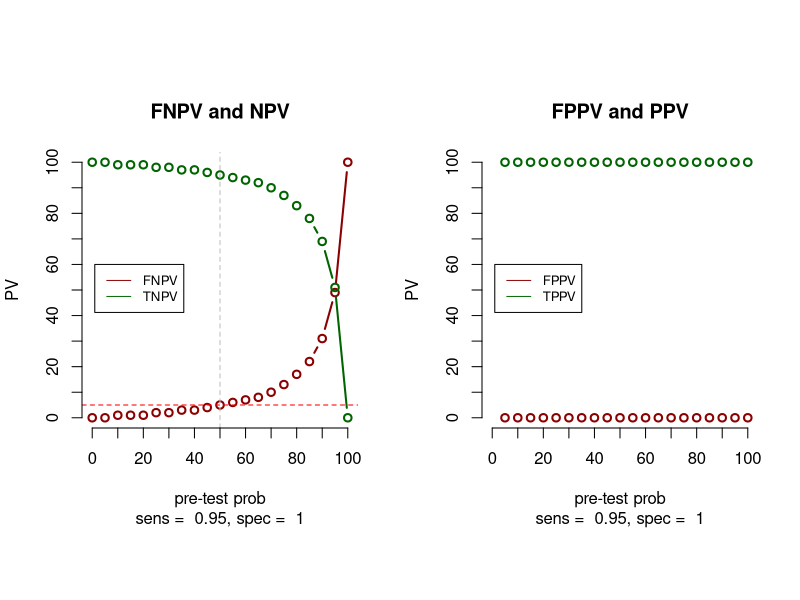

Write R code to recreate this figure.
# R code to construct, FN,TN,FP,TP curves
# FN threshold is added (red doshed line)
# pretest probability of 50% is addedd (grey line)

sens = 0.95
spec = 1

prev <- c(0, 0.05, 0.1, 0.15, 0.2, 0.25, 0.3, 0.35, 
          0.4, 0.45, 0.5, 0.55, 0.6, 0.65, 0.7, 0.75,
          0.8,0.85, 0.90, 0.95, 1)
x <- prev
length(x)

# pretest-probability = prevalence = prev
# sick
sick <- prev*100
length(sick)

# notsick
notsick = 100 - sick
length(notsick)

# TP = true positives
TP <- sick * sens  
length(TP)

# TN = true negatives
TN = spec * notsick  
length(TN)

# FN = false negatives = sick - TP
FN = sick -TP

# FP
FP= notsick - TN

#### summary all variables in een data frame
# check sick = sumsick
# check notsick = sumnotsicktest
sumsicktest = TP+FN
sumnotsicktest = TN+FP
ds <- data.frame(sick,notsick,FN,TP, sumsicktest, FP,TN, sumnotsicktest)
ds
# end summary all variables, 


# FNPV = FN/(FN +TN) 
numerator = FN
denominator = FN + TN
FNPV <- numerator/denominator
FNPV <- round(FNPV,2)
FNPV

numerator = TN
TN
FN 
denominator = FN + TN
NPV <- numerator/denominator
NPV <- round(NPV,2)
NPV

numerator = FP
denominator = FP + TP
FPPV <- numerator/denominator
FPPV <- round(FPPV,2)
FPPV

numerator = TP
FP = notsick - TN
FP
denominator = FP + TP
PPV <- numerator/denominator
PPV <- round(PPV,2)
PPV

# add all PVs to de datas set ds
ds <- data.frame(sick,notsick,FN,TP, sumsicktest, FP,TN, sumnotsicktest,
                 FNPV,NPV,FPPV,PPV)
ds

# alltogehter
op <- par(mfrow = c(1, 2), pty = "s")   
# FNPV and TNPV

x1 <- x*100
y <- ds$FNPV*100

# save text in plot as variable text
a =paste("sens = ",sens)
b =paste("spec = ",spec)
# save text

plot(x1,y, type = "b", xlim = c(0,100), 
     ylim = c(0,100), main= "FNPV and NPV", 
     sub = paste(a,b,sep=", "),
     xlab = "pre-test prob",
     ylab="PV", col = "darkred",
     axes = FALSE, lwd=2)
y2<- ds$NPV*100
lines(x1,y2, type = "b",col= "darkgreen", lwd=2)
legend(1, 60, legend=c("FNPV", "TNPV"),
       col=c("darkred", "darkgreen"), lty=1, cex=0.8)
abline(v=50, col ="grey", lty=2)
abline(h=5, col ="red", lty=2)

axis(side=1, at=seq(0,100, by=10))
axis(side=2, at=seq(0,100, by=10))

# end FNPV and TNPV

# FPPV and TPPV
y <- ds$FPPV*100
plot(x1,y, type = "b", xlim = c(0,100), 
     ylim = c(0,100), main= "FPPV and PPV",
     sub = paste(a,b,sep=", "),
     xlab = "pre-test prob",
     ylab = "PV", col = "darkred",
     axes = FALSE,lwd=2)

y2=ds$PPV*100
lines(x1,y2, type = "b",col= "darkgreen", lwd=2)
legend(1, 60, legend=c("FPPV", "TPPV"),
       col=c("darkred", "darkgreen"), lty=1, cex=0.8)

axis(side=1, at=seq(0,100, by=10))
axis(side=2, at=seq(0,100, by=10))
# end FPPV and TPPV

op <- par(mfrow = c(1,1), pty = "s")  



